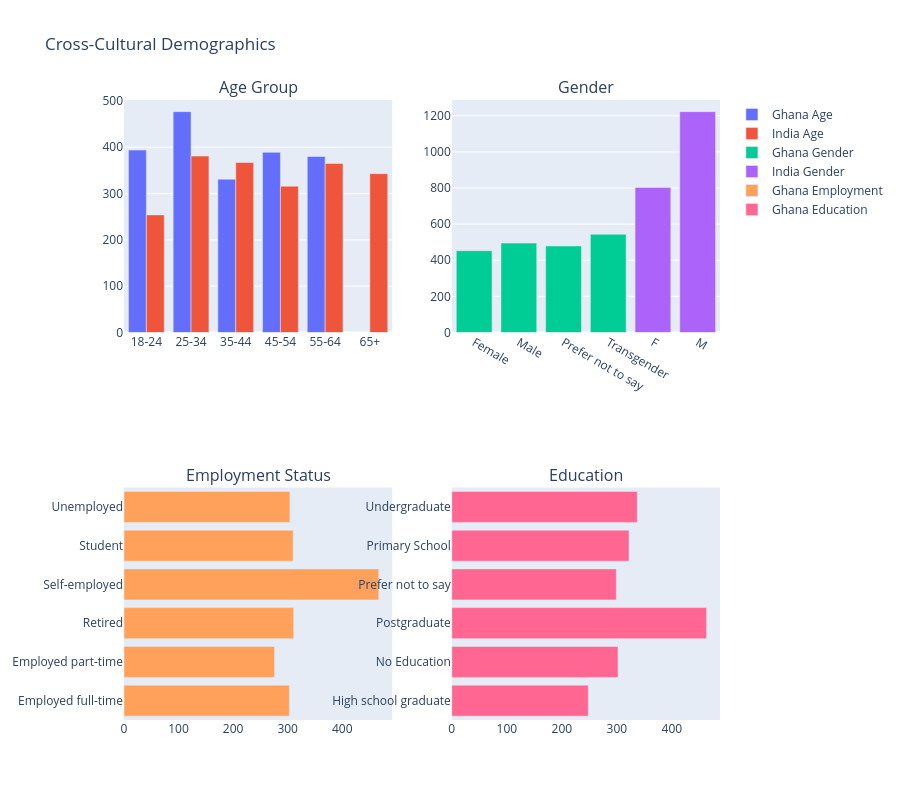

Notebook code for this chart:
### Code cell
# %% [markdown]
# ### 4. Demographic & Cultural Attributes (Only if columns exist)

# %%
plots_made = 0
fig = make_subplots(
    rows=2, cols=2,
    subplot_titles=("Age Group", "Gender", "Employment Status", "Education"),
    specs=[[{"type": "xy"}, {"type": "xy"}],
           [{"type": "xy"}, {"type": "xy"}]]  # ← Critical fix
)
# AgeGroup
if 'AgeGroup' in df_eda.columns:
    age_counts = df_eda.groupby(['country', 'AgeGroup']).size().reset_index(name='count')
    for i, country in enumerate(['Ghana', 'India']):
        subset = age_counts[age_counts['country'] == country]
        fig.add_trace(go.Bar(x=subset['AgeGroup'], y=subset['count'], name=f"{country} Age"),
                      row=1, col=1)
    plots_made += 1

# Gender
if 'Gender' in df_eda.columns:
    gender_counts = df_eda.groupby(['country', 'Gender']).size().reset_index(name='count')
    for country in ['Ghana', 'India']:
        subset = gender_counts[gender_counts['country'] == country]
        fig.add_trace(go.Bar(x=subset['Gender'], y=subset['count'], name=f"{country} Gender"),
                      row=1, col=2)
    plots_made += 1

# EmploymentStatus
if 'EmploymentStatus' in df_eda.columns and not df_eda['EmploymentStatus'].isna().all():
    emp_counts = df_eda.groupby(['country', 'EmploymentStatus']).size().reset_index(name='count')
    for country in ['Ghana', 'India']:
        subset = emp_counts[emp_counts['country'] == country]
        fig.add_trace(go.Bar(y=subset['EmploymentStatus'], x=subset['count'], 
                             name=f"{country} Employment", orientation='h'),
                      row=2, col=1)
    plots_made += 1

# Education
if 'Education' in df_eda.columns and not df_eda['Education'].isna().all():
    edu_counts = df_eda.groupby(['country', 'Education']).size().reset_index(name='count')
    for country in ['Ghana', 'India']:
        subset = edu_counts[edu_counts['country'] == country]
        fig.add_trace(go.Bar(y=subset['Education'], x=subset['count'], 
                             name=f"{country} Education", orientation='h'),
                      row=2, col=2)
    plots_made += 1

if plots_made > 0:
    fig.update_layout(height=800, showlegend=True, title_text="Cross-Cultural Demographics")
    fig.show()

### Figure 1 — Plotly figure (JSON) as saved in the notebook; plotly's stock layout.template omitted (floating-point values rounded to 4 significant figures)
{"data": [{"name": "Ghana Age", "type": "bar", "x": ["18-24", "25-34", "35-44", "45-54", "55-64"], "xaxis": "x", "y": [394, 477, 331, 389, 380], "yaxis": "y"}, {"name": "India Age", "type": "bar", "x": ["18-24", "25-34", "35-44", "45-54", "55-64", "65+"], "xaxis": "x", "y": [254, 381, 367, 316, 365, 343], "yaxis": "y"}, {"name": "Ghana Gender", "type": "bar", "x": ["Female", "Male", "Prefer not to say", "Transgender"], "xaxis": "x2", "y": [453, 495, 479, 544], "yaxis": "y2"}, {"name": "India Gender", "type": "bar", "x": ["F", "M"], "xaxis": "x2", "y": [803, 1223], "yaxis": "y2"}, {"name": "Ghana Employment", "orientation": "h", "type": "bar", "x": [303, 276, 311, 467, 310, 304], "xaxis": "x3", "y": ["Employed full-time", "Employed part-time", "Retired", "Self-employed", "Student", "Unemployed"], "yaxis": "y3"}, {"name": "India Employment", "orientation": "h", "type": "bar", "x": [], "xaxis": "x3", "y": [], "yaxis": "y3"}, {"name": "Ghana Education", "orientation": "h", "type": "bar", "x": [248, 302, 463, 299, 322, 337], "xaxis": "x4", "y": ["High school graduate", "No Education", "Postgraduate", "Prefer not to say", "Primary School", "Undergraduate"], "yaxis": "y4"}, {"name": "India Education", "orientation": "h", "type": "bar", "x": [], "xaxis": "x4", "y": [], "yaxis": "y4"}], "layout": {"annotations": [{"font": {"size": 16}, "showarrow": false, "text": "Age Group", "x": 0.225, "xanchor": "center", "xref": "paper", "y": 1, "yanchor": "bottom", "yref": "paper"}, {"font": {"size": 16}, "showarrow": false, "text": "Gender", "x": 0.775, "xanchor": "center", "xref": "paper", "y": 1, "yanchor": "bottom", "yref": "paper"}, {"font": {"size": 16}, "showarrow": false, "text": "Employment Status", "x": 0.225, "xanchor": "center", "xref": "paper", "y": 0.375, "yanchor": "bottom", "yref": "paper"}, {"font": {"size": 16}, "showarrow": false, "text": "Education", "x": 0.775, "xanchor": "center", "xref": "paper", "y": 0.375, "yanchor": "bottom", "yref": "paper"}], "height": 800, "showlegend": true, "title": {"text": "Cross-Cultural Demographics"}, "xaxis": {"anchor": "y", "domain": [0, 0.45]}, "xaxis2": {"anchor": "y2", "domain": [0.55, 1]}, "xaxis3": {"anchor": "y3", "domain": [0, 0.45]}, "xaxis4": {"anchor": "y4", "domain": [0.55, 1]}, "yaxis": {"anchor": "x", "domain": [0.625, 1]}, "yaxis2": {"anchor": "x2", "domain": [0.625, 1]}, "yaxis3": {"anchor": "x3", "domain": [0, 0.375]}, "yaxis4": {"anchor": "x4", "domain": [0, 0.375]}}}
